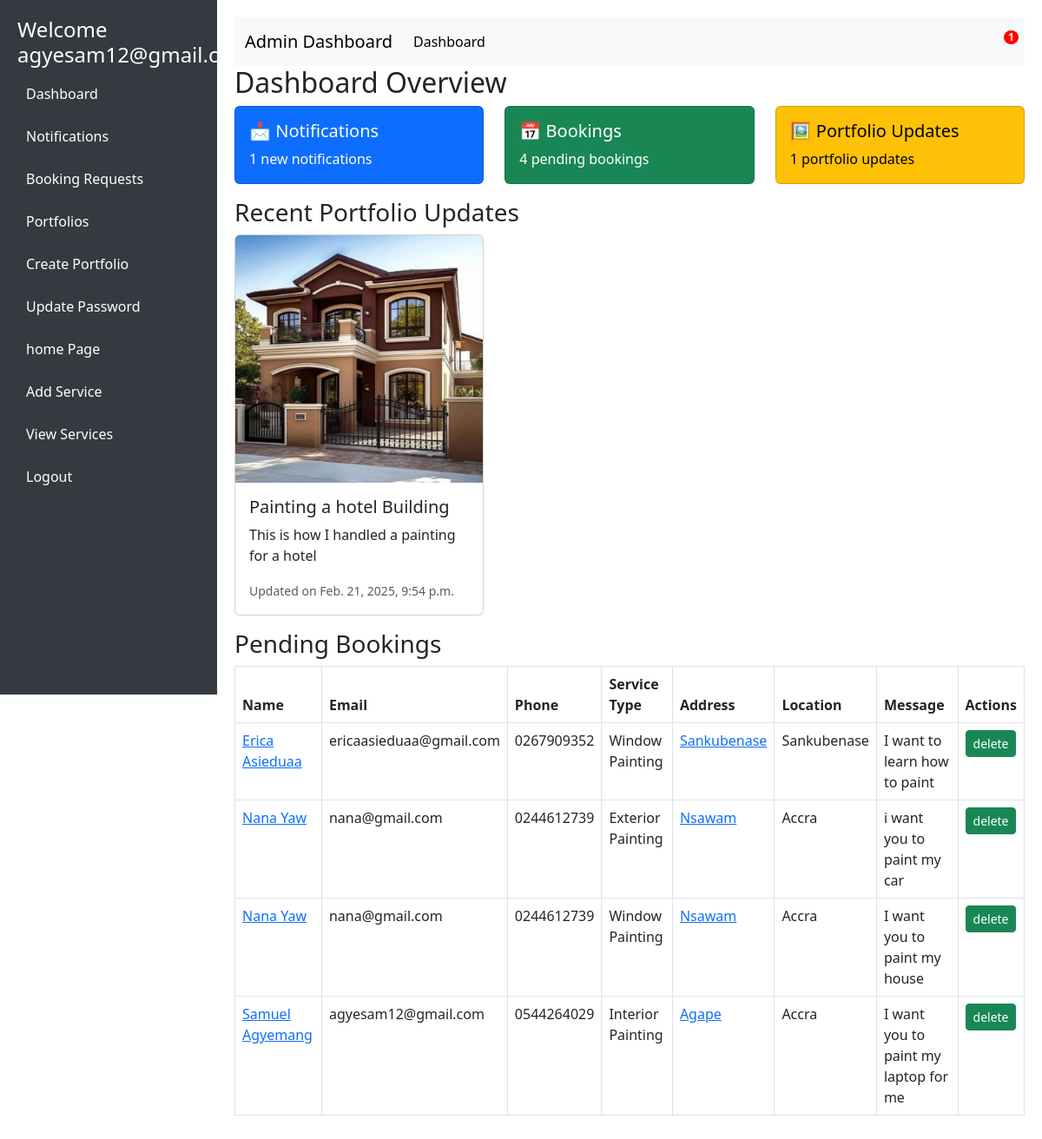
Before: /admin_dashboard/ (signed in) with the older database file.
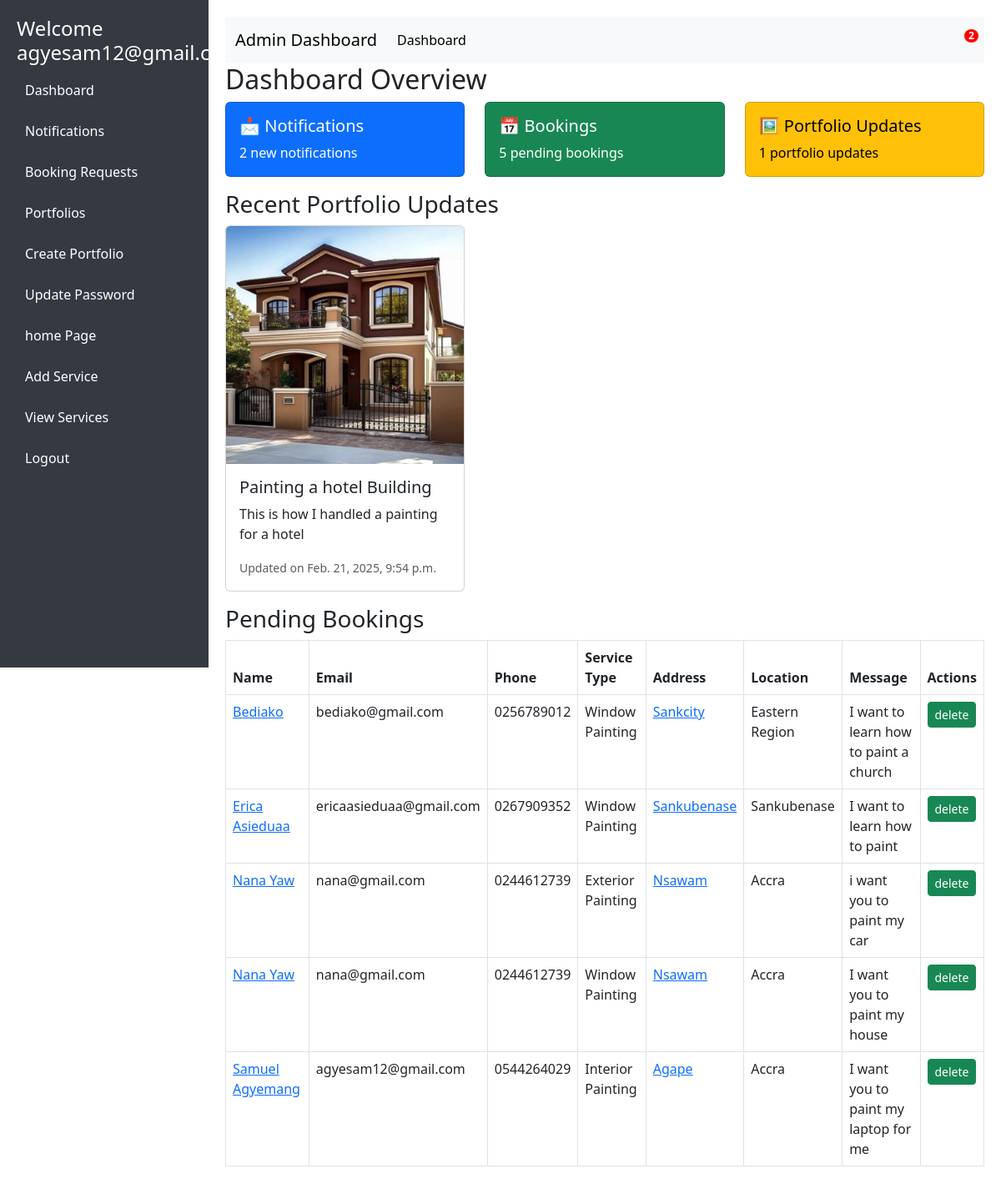
After: the same page with the newer database file.
### paint/models.py (models this page shows, shortened)
class User(AbstractUser):
    user_id = IntegerIDField(unique=True, editable=False, primary_key=True)
    full_name = models.CharField(max_length=60, null=True, blank=True)
    photo = ResizedImageField(size=[500, 500], default='media/user.jpg', upload_to='users/')
    phone_number = models.CharField(max_length=20, blank=False, null=True)
    address = models.CharField(max_length=255, blank=False, null=True)
    email = models.EmailField(blank=False, unique=True, null=True)
    is_user = models.BooleanField(default=False)
    is_worker = models.BooleanField(default=False)
    is_admin = models.BooleanField(default=False)
    is_verified = models.BooleanField(default=False)
    bio = CKEditor5Field(config_name='extends', max_length=200, blank=True, default="Hi there,...")
    otp = models.CharField(max_length=4, blank=True, null=True)
    allow_sms = models.BooleanField(default=True)
    USERNAME_FIELD = 'email'
    REQUIRED_FIELDS = ['username']

class Portfolio(models.Model):
    portfolio_id = IntegerIDField(unique=True, editable=False, primary_key=True)
    title = models.CharField(max_length=255)
    description = models.TextField()
    before_image = models.ImageField(upload_to='portfolio/before/')
    after_image = models.ImageField(upload_to='portfolio/after/')
    created_at = models.DateTimeField(auto_now_add=True)
    created_by = models.ForeignKey(User, on_delete=models.SET_NULL, null=True, blank=True, related_name='portfolios')

class ContactRequest(models.Model):
    contact_request_id = IntegerIDField(unique=True, editable=False, primary_key=True)
    name = models.CharField(max_length=255)
    email = models.EmailField()
    phone = models.CharField(max_length=15, blank=True, null=True)
    service_type = models.CharField(max_length=100, choices=BOOKING_SERVICE_TYPE, default='Cabinet Painting')
    address = models.CharField(max_length=200, null=True, blank=True)
    location = models.CharField(max_length=200, null=True, blank=True)
    message = models.TextField(null=True)
    created_at = models.DateTimeField(auto_now_add=True)
    class Meta:
        ordering = ['-created_at']

### paint/views.py (the view)
# urls.py: path('admin_dashboard/', views.admin_dashboard, name='admin_dashboard'),
@login_required
def admin_dashboard(request):
    if request.user.is_admin:
        messages.info(request, f"Welcome admin")
        total_notifications = Notification.objects.filter(user=request.user, is_read=False).count()
        pending_bookings = ContactRequest.objects.filter(service_type__in=[service[0] for service in BOOKING_SERVICE_TYPE])
        portfolio_updates = Portfolio.objects.all().order_by('-created_at')[:10]  # Fetch the latest 10 portfolio updates
        context = {
            'total_notifications': total_notifications,
            'pending_bookings': pending_bookings,
            'portfolio_updates': portfolio_updates,
        }
    else:
        messages.info(request, f"You are not allowed to access this page ..")
        return redirect('signin')
    return render(request, 'admin_dashboard.html',context)

### paint/templates/admin_dashboard.html (shortened to what this page needs)
<!DOCTYPE html>
<html lang="en">
<head>
    <link href="https://cdn.jsdelivr.net/npm/bootstrap@5.3.0/dist/css/bootstrap.min.css" rel="stylesheet">
</head>
<body>
    <div class="sidebar">
        <h4>Welcome {{request.user.email}}</h4>
        <a href="#dashboard">Dashboard</a>
        <a href="{% url 'DisplayNotifications' %}">Notifications</a>
        <a href="{% url 'booking_requests' %}">Booking Requests</a>
        <a href="{% url 'portfolio_lists' %}">Portfolios</a>
        <a href="{% url 'create_portfolio' %}">Create Portfolio</a>
        <a href="{% url 'update_password' %}">Update Password</a>
        <a href="{% url 'home' %}">home Page</a>
        <a href="{% url 'create_service' %}">Add Service</a>
        <a href="{% url 'display_service' %}">View Services</a>
        <a href="{% url 'signout' %}">Logout</a>
    </div>
    <div class="content">
        <nav class="navbar navbar-expand-lg navbar-light bg-light">
            <div class="container-fluid">
                <a class="navbar-brand" href="#">Admin Dashboard</a>
                <div class="collapse navbar-collapse" id="navbarSupportedContent">
                    <ul class="navbar-nav me-auto mb-2 mb-lg-0">
                        <li class="nav-item">
                            <a class="nav-link active" aria-current="page" href="#">Dashboard</a>
                        </li>
                    </ul>
                    <ul class="navbar-nav ms-auto mb-2 mb-lg-0">
                        <li class="nav-item">
                            <a class="nav-link position-relative notification-icon" href="{% url 'DisplayNotifications' %}">
                                <span class="badge">{{ total_notifications }}</span>
                            </a>
                        </li>
                    </ul>
                </div>
            </div>
        </nav>
        <h2 id="dashboard">Dashboard Overview</h2>
        <div class="row">
            <div class="col-md-4">
                <div class="card text-bg-primary mb-3">
                    <div class="card-body">
                        <h5 class="card-title">📩 Notifications</h5>
                        <p class="card-text">{{ total_notifications }} new notifications</p>
                    </div>
                </div>
            </div>
            <div class="col-md-4">
                <div class="card text-bg-success mb-3">
                    <div class="card-body">
                        <h5 class="card-title">📅 Bookings</h5>
                        <p class="card-text">{{ pending_bookings.count }} pending bookings</p>
                    </div>
                </div>
            </div>
            <div class="col-md-4">
                <div class="card text-bg-warning mb-3">
                    <div class="card-body">
                        <h5 class="card-title">🖼 Portfolio Updates</h5>
                        <p class="card-text">{{ portfolio_updates.count }} portfolio updates</p>
                    </div>
                </div>
            </div>
        </div>
        <h3 id="portfolio">Recent Portfolio Updates</h3>
        <div class="row">
            {% for update in portfolio_updates %}
            <div class="col-md-4 mb-3">
                <div class="card">
                    <img src="{{ update.after_image.url }}" class="card-img-top" alt="{{ update.title }}">
                    <div class="card-body">
                        <h5 class="card-title">{{ update.title }}</h5>
                        <p class="card-text">{{ update.description }}</p>
                        <p class="card-text"><small class="text-muted">Updated on {{ update.created_at }}</small></p>
                    </div>
                </div>
            </div>
            {% endfor %}
        </div>
        <h3 id="bookings">Pending Bookings</h3>
        <table class="table table-bordered">
            <thead>
                <tr>
                    <th>Name</th>
                    <th>Email</th>
                    <th>Phone</th>
                    <th>Service Type</th>
                    <th>Address</th>
                    <th>Location</th>
                    <th>Message</th>
                    <th>Actions</th>
                </tr>
            </thead>
            <tbody>
                {% for booking in pending_bookings %}
                <tr>
                    <td><a href="{% url 'admin_view_booking_request_details' booking.pk %}">{{ booking.name }}</a></td>
                    <td>{{ booking.email }}</td>
                    <td>{{ booking.phone }}</td>
                    <td>{{ booking.service_type }}</td>
                    <td><a href="{% url 'admin_view_booking_request_details' booking.pk %}">{{ booking.address }}</a></td>
                    <td>{{ booking.location }}</td>
                    <td>{{ booking.message }}</td>
                    <td>
                        <a href="{% url 'admin_delete_booking_request' booking.pk %}" class="btn btn-success btn-sm">delete</a>
                    </td>
                </tr>
                {% endfor %}
            </tbody>
        </table>
    </div>
</body>
</html>

### paint/templates/admin_dashboard.html (style rules this page uses)
body { display: flex; }
.sidebar { width: 250px; height: 100vh; background: #343a40; color: white; padding: 20px; position: fixed; }
.sidebar a { color: white; text-decoration: none; display: block; padding: 10px; margin: 5px 0; }
.content { margin-left: 250px; padding: 20px; width: 100%; }
.notification-icon { position: relative; }
.notification-icon .badge { position: absolute; top: -5px; right: -5px; background-color: #ff0000; color: #ffffff; padding: 2px 5px; border-radius: 50%; }

Changed rows visible on the page:
added ContactRequest: name "Bediako", email "bediako@gmail.com", phone "0256789012", service_type "Window Painting", address "Sankcity", location "Eastern Region", message "I want to learn how to paint a church"
Other visible differences:
{{ total_notifications }}: "1" → "2"
{{ pending_bookings.count }}: "4" → "5"
